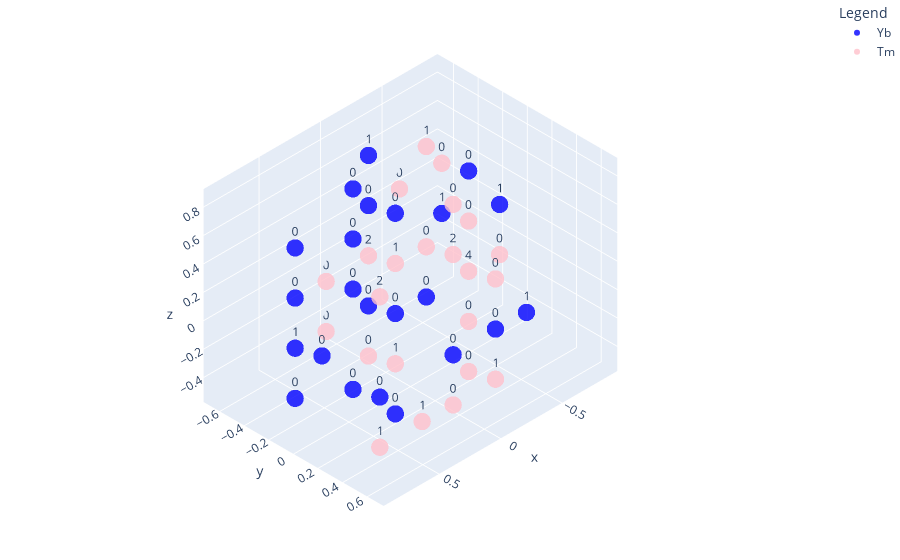

The notebook cell this image was saved under:
### Code cell
simulator.show_state()

### Figure 1 — Plotly figure (JSON) as saved in the notebook; plotly's stock layout.template omitted (floating-point values rounded to 4 significant figures)
{"data": [{"marker": {"color": "blue", "opacity": 0.8, "size": 6}, "mode": "markers+text", "name": "Yb", "text": ["1", "0", "0", "0", "0", "1", "0", "0", "0", "0", "1", "0", "0", "0", "1", "1", "0", "0", "0", "0", "0", "0", "0"], "textposition": "top center", "type": "scatter3d", "x": [-0.596, -0.298, -5.551e-17, -2.776e-17, -2.776e-17, -2.776e-17, 0.298, 0.298, 0.298, 0.596, 0.596, 0.596, 0.596, 0.894, -0.894, -0.596, -0.298, 2.776e-17, 0.298, 0.298, 0.298, 0.298, 0.596], "y": [-0.3441, 0.1721, 0.6882, -0.3441, -0.3441, -0.3441, 0.1721, 0.1721, 0.1721, -0.3441, -0.3441, -0.3441, -0.3441, 0.1721, -0.1721, 0.3441, -0.1721, 0.3441, -0.1721, -0.1721, -0.1721, -0.1721, 0.3441], "z": [0.1765, 0.8825, 0.1765, -0.1765, 0.5295, 0.8825, -0.5295, 0.1765, 0.8825, -0.5295, -0.1765, 0.1765, 0.5295, 0.1765, 0.1765, -0.1765, -0.1765, -0.1765, -0.5295, 0.1765, 0.5295, 0.8825, -0.1765]}, {"marker": {"color": "pink", "opacity": 0.8, "size": 6}, "mode": "markers+text", "name": "Tm", "text": ["0", "0", "0", "4", "0", "1", "0", "0", "2", "1", "1", "1", "0", "0", "0", "1", "0", "2", "0", "0", "0", "1", "2"], "textposition": "top center", "type": "scatter3d", "x": [-0.596, -0.298, -0.298, -0.298, -0.298, -5.551e-17, -5.551e-17, -2.776e-17, -2.776e-17, 0.298, 0.298, 0.596, -0.894, -0.596, -0.298, -0.298, 2.776e-17, 2.776e-17, 2.776e-17, 5.551e-17, 5.551e-17, 0.596, 0.596], "y": [-0.3441, 0.1721, 0.1721, 0.1721, 0.1721, 0.6882, 0.6882, -0.3441, -0.3441, 0.1721, 0.1721, 0.6882, -0.1721, -0.6882, -0.1721, -0.1721, 0.3441, 0.3441, 0.3441, -0.6882, -0.6882, 0.3441, 0.3441], "z": [0.5295, -0.5295, -0.1765, 0.1765, 0.5295, -0.1765, 0.5295, -0.5295, 0.1765, -0.1765, 0.5295, -0.1765, -0.1765, 0.1765, 0.1765, 0.8825, -0.5295, 0.5295, 0.8825, -0.5295, -0.1765, -0.5295, 0.5295]}, {"marker": {"color": "gray", "opacity": 0.8, "size": 6}, "mode": "markers", "name": "Y", "textposition": "top center", "type": "scatter3d", "x": [], "y": [], "z": []}], "layout": {"legend": {"title": {"text": "Legend"}}, "margin": {"b": 0, "l": 0, "r": 0, "t": 0}, "scene": {"camera": {"projection": {"type": "orthographic"}}}}}
